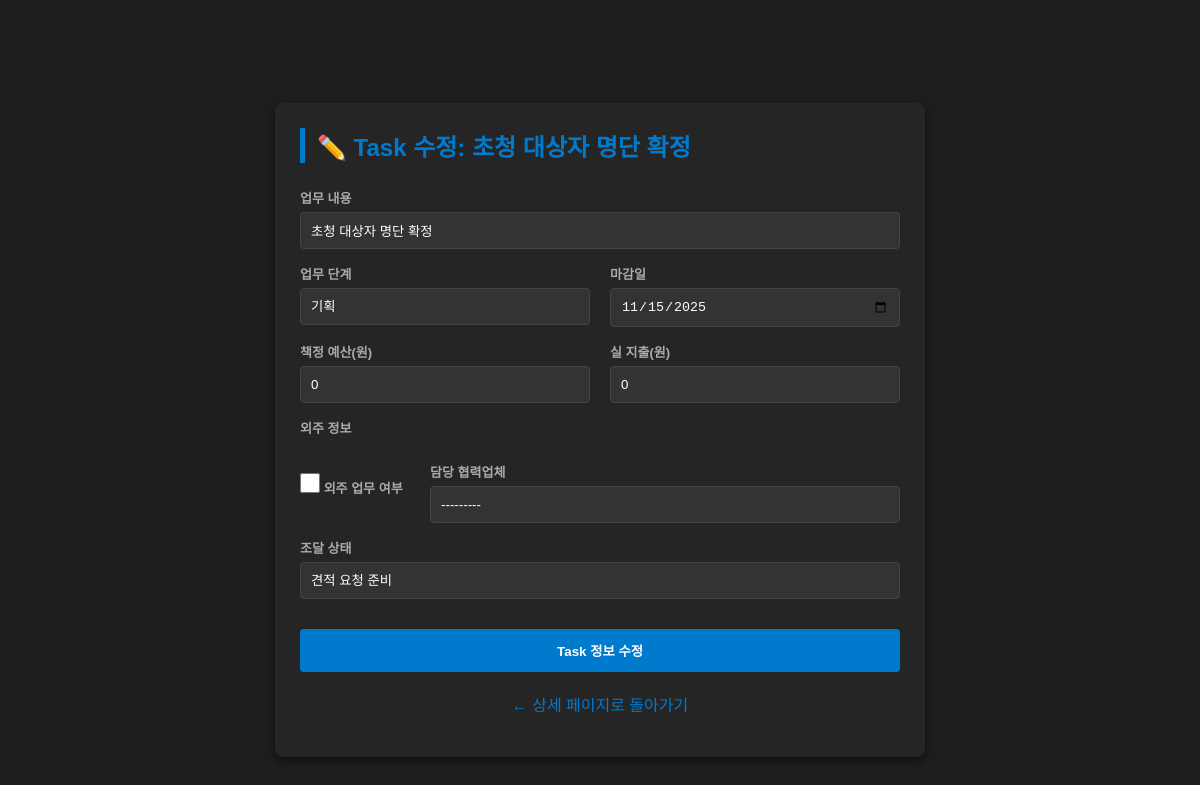
Screenshot of /task/63/update/ (signed in) with the database file from the repository.
### main/models.py (models this page shows, shortened)
class Task(models.Model):
    event = models.ForeignKey(Event, on_delete=models.CASCADE, related_name='tasks')
    content = models.CharField(max_length=200, verbose_name="할 일 내용")
    deadline = models.DateField(verbose_name="마감일")
    is_done = models.BooleanField(default=False, verbose_name="완료 여부")
    parent = models.ForeignKey(
        'self', # 자기 자신(Task)을 참조
        on_delete=models.SET_NULL, # 부모 Task가 삭제되어도 하위 Task는 남김
        null=True,
        blank=True,
        related_name='subtasks', # 하위 Task를 가져올 때 사용되는 이름 (task.subtasks.all())
        verbose_name='상위 Task'
    )
    task_category = models.CharField(
        max_length=20,
        choices=PHASE_CHOICES,
        default='PLANNING',
        verbose_name="Task 단계"
    )
    task_type = models.CharField(
        max_length=20,
        choices=TYPE_CHOICES_TASK,
        default='GENERAL',
        verbose_name="Task 유형"
    )
    priority = models.CharField(
        max_length=10,
        choices=PRIORITY_CHOICES,
        default='MEDIUM',
        verbose_name="우선순위"
    )
    planned_budget = models.IntegerField(default=0, verbose_name="책정 예산(원)")
    actual_cost = models.IntegerField(default=0, verbose_name="실 지출(원)")
    is_external = models.BooleanField(default=False, verbose_name="외주 업무 여부")
    vendor = models.ForeignKey(Vendor, on_delete=models.SET_NULL, null=True, blank=True, verbose_name="담당 협력업체")
    po_status = models.CharField(max_length=20, choices=PO_CHOICES, default='ready', verbose_name="조달 상태")

### main/views.py (the view)
# urls.py: path('task/<int:task_id>/update/', views.task_update, name='task_update'),
@login_required
def task_update(request, task_id):
    task = get_object_or_404(Task, pk=task_id)
    if task.event.author != request.user:
        return HttpResponse("권한이 없습니다.", status=403)
    if request.method == 'POST':
        form = TaskForm(request.POST, instance=task)
        if form.is_valid():
            task = form.save()
            event = task.event
            total_task_budget = event.tasks.aggregate(total=Sum('planned_budget'))['total'] or 0
            event.expected_cost = total_task_budget
            event.save(update_fields=['expected_cost'])
            return redirect(resolve_url('detail', event_id=event.id) + '#tab4')
    else:
        form = TaskForm(instance=task)
    return render(request, 'main/task_update_form.html', {
        'form': form,
        'task': task,
        'event_id': task.event.id
    })

### main/models.py (called while the page is built)
    def __str__(self):
        return self.name

### main/templates/main/task_update_form.html (shortened to what this page needs)
<!DOCTYPE html>
<html lang="ko">
<head>
</head>
<body>
    <div class="box">
        <div class="section-title">✏️ Task 수정: {{ task.content }}</div>
        <form method="post" action="{% url 'task_update' task.id %}">
            <label>업무 내용</label>{{ form.content }}
            <div class="grid-2">
                <div><label>업무 단계</label>{{ form.task_category }}</div>
                <div><label>마감일</label>{{ form.deadline }}</div>
            </div>
            <div class="grid-2">
                <div><label>책정 예산(원)</label>{{ form.planned_budget }}</div>
                <div><label>실 지출(원)</label>{{ form.actual_cost }}</div>
            </div>
            <div style="margin-top:15px;">
                <label>외주 정보</label>
                <div class="checkbox-group">
                    <div style="width:120px;">
                        <label for="{{ form.is_external.id_for_label }}" style="display:inline-block; margin: 0;">{{ form.is_external }} 외주 업무 여부</label>
                    </div>
                    <div style="flex-grow:1;">
                        <label>담당 협력업체</label>{{ form.vendor }}
                    </div>
                </div>
                <div style="margin-top:10px;">
                    <label>조달 상태</label>{{ form.po_status }}
                </div>
            </div>
            <button type="submit" class="btn-save">Task 정보 수정</button>
        </form>
        <p style="margin-top:20px; text-align:center;">
            <a href="{% url 'detail' task.event.id %}" style="color: #007acc; text-decoration: none;">← 상세 페이지로 돌아가기</a>
        </p>
    </div>
</body>
</html>

### main/templates/main/task_update_form.html (style rules this page uses)
body { background-color: #1e1e1e; color: #e0e0e0; font-family: 'Suit', sans-serif; margin: 0; padding: 30px; display: flex; justify-content: center; align-items: center; min-height: 100vh; }
.box { background-color: #252526; padding: 25px; border-radius: 8px; box-shadow: 0 4px 10px rgba(0,0,0,0.5); max-width: 600px; width: 100%; }
.section-title { color: #007acc; font-size: 24px; font-weight: bold; margin-bottom: 25px; border-left: 5px solid #007acc; padding-left: 12px; }
label { display: block; color: #aaa; font-size: 13px; margin-bottom: 5px; margin-top: 15px; font-weight: bold; }
.form-input, select, input[type="text"], input[type="number"], input[type="date"] { background: #333; border: 1px solid #444; color: white; padding: 10px; border-radius: 4px; width: 100%; box-sizing: border-box; transition: border-color 0.3s; }
select { appearance: none; }
.btn-save { background: #007acc; color: white; border: none; padding: 12px; border-radius: 4px; cursor: pointer; font-weight: bold; width: 100%; margin-top: 30px; transition: background 0.3s; }
.grid-2 { display: grid; grid-template-columns: 1fr 1fr; gap: 20px; }
.checkbox-group { display: flex; align-items: center; gap: 10px; margin-top: 10px; }
input[type="checkbox"] { width: 20px; height: 20px; margin: 0; }

### rows the page displays
Task: content "초청 대상자 명단 확정", task_category "기획", deadline "11/15/2025", planned_budget "0", actual_cost "0", vendor "---------", po_status "견적 요청 준비"
